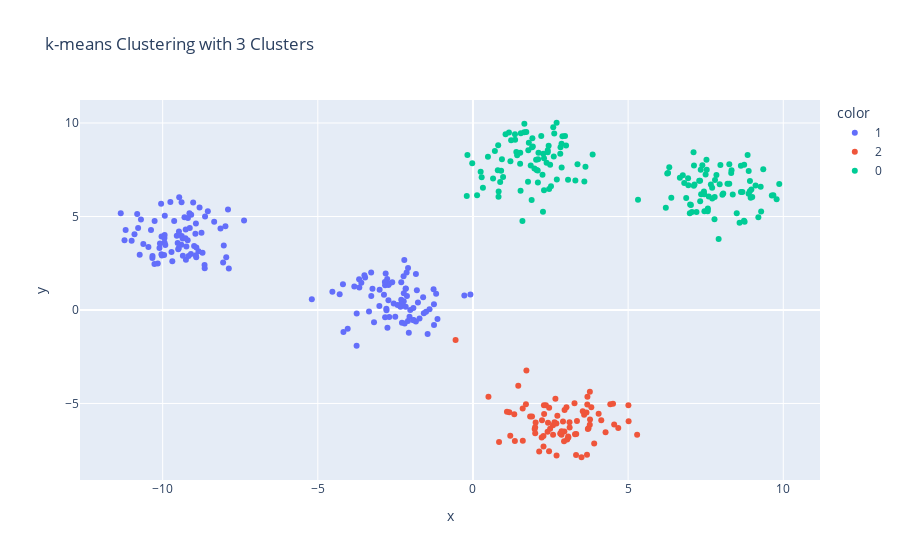
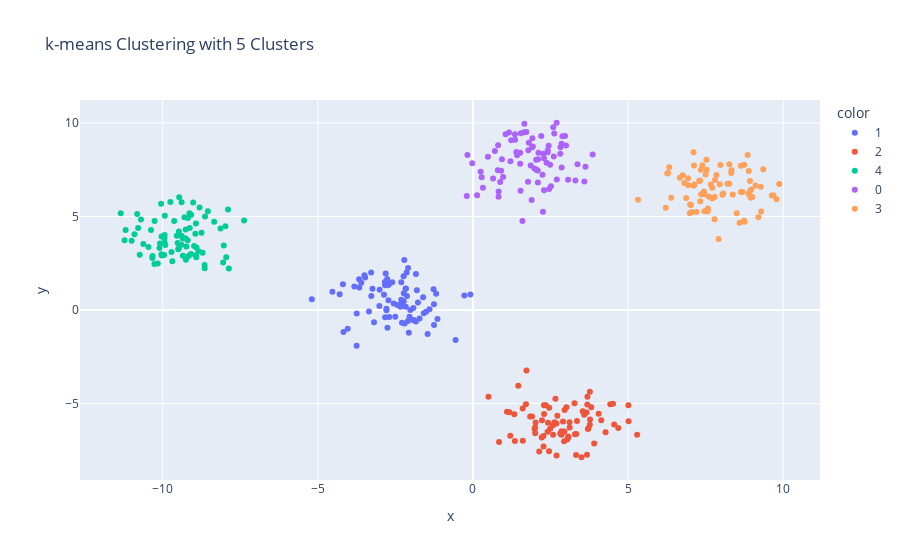
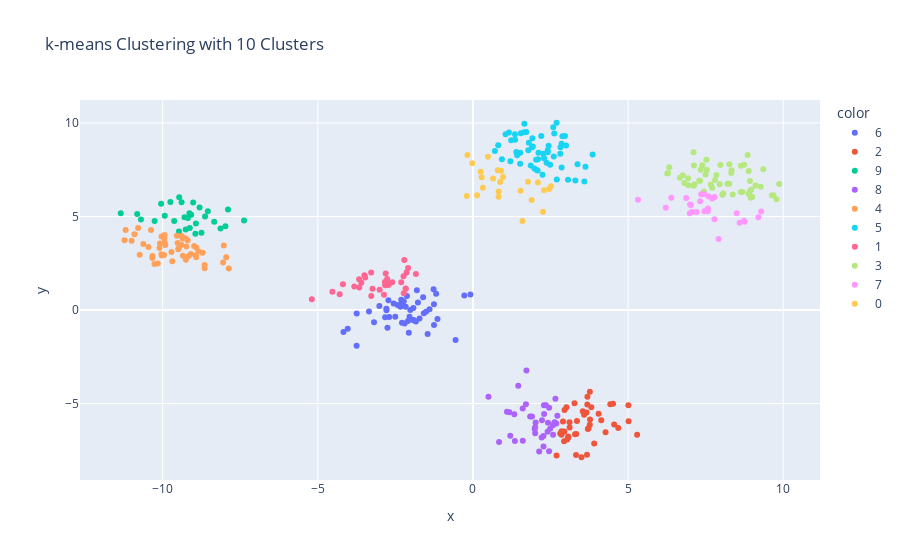

Notebook code cell kept with these figures, in order:
### Code cell
labels_fixed = kmeans_cluster_data(X, n_clusters=3)
plot_data(X, labels_fixed, title="k-means Clustering with 3 Clusters")

labels_fixed = kmeans_cluster_data(X, n_clusters=5)
plot_data(X, labels_fixed, title="k-means Clustering with 5 Clusters")

labels_fixed = kmeans_cluster_data(X, n_clusters=10)
plot_data(X, labels_fixed, title="k-means Clustering with 10 Clusters")
